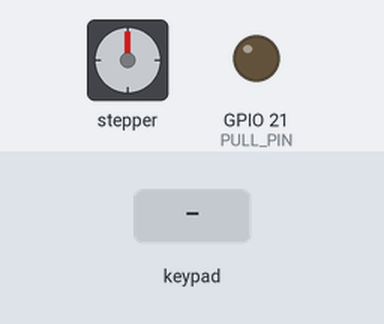
The sketch below on a simulated ESP32. Parts: stepper motor, output pins drawn as LEDs (lit = HIGH). Wiring (inferred from the names in the program): stepper motor driver (200 steps per turn assumed): step GPIO 19; direction GPIO 18; enable GPIO 5. Inputs (shaded band) come from the test bench. Nothing arrives over Bluetooth unless stated; pins used as bus, display or sensor lines are not drawn; what the sketch prints to the serial monitor is not drawn.

Above: at 1.2 s.
1.3 s: key 'R' pressed
At 4.0 s:
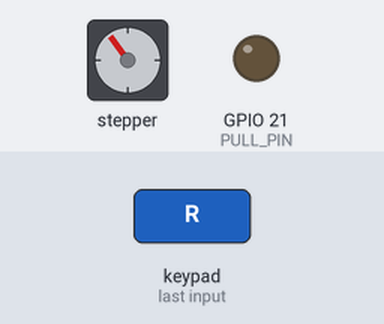
4.3 s: key 'R' pressed
At 6.9 s:
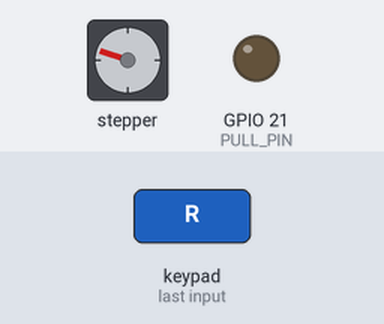
Timing chart, 0 to 8.4 s (numbered marks = the images above; inputs shaded):
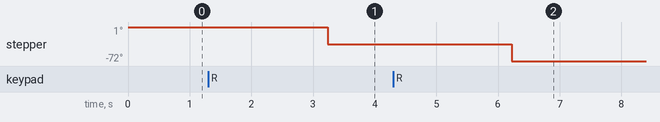

Measured:
- after the input at 1.3 s, stepper: turns 36° counter-clockwise, starting after 1.9 s
- after the input at 4.3 s, stepper: turns 36° counter-clockwise, starting after 1.9 s

The sketch:

esp32connectswithbluetooth.ino
```cpp
#include <PS4Controller.h>

#define EN_PIN 5
#define PULL_PIN 21
#define DIR_PIN 18
#define PULL_PIN2 19
#define DIR_PIN2 5
unsigned long lastTimeStamp = 0;

// Default settings
int speed = 200;       // Default speed in steps per second
int stepsToMove = 0;   // Number of steps to move
bool isMoving = false; // Flag to track if motor is moving
unsigned long lastStepTime = 0;
unsigned long stepInterval = 1000000 / speed; // Microseconds between steps

// String to hold incoming serial data
String inputString = "";
bool stringComplete = false;
void forward(){
  digitalWrite(PULL_PIN, HIGH);
  digitalWrite(DIR_PIN, HIGH);
  digitalWrite(EN_PIN, HIGH);
  delayMicroseconds(100000);
  digitalWrite(EN_PIN, LOW);
  digitalWrite(PULL_PIN, LOW);
  digitalWrite(DIR_PIN, LOW);
  delayMicroseconds(1000);
}
void backward(){
  digitalWrite(PULL_PIN2, HIGH);
  digitalWrite(DIR_PIN, HIGH);
  digitalWrite(EN_PIN, HIGH);
  delayMicroseconds(100000);
  digitalWrite(EN_PIN, LOW);
  digitalWrite(PULL_PIN2, LOW);
  digitalWrite(DIR_PIN, LOW);
  delayMicroseconds(1000);
}


void notify()
{
  // char messageString[200];
  // sprintf(messageString, "%4d,%4d,%4d,%4d,%3d,%3d,%3d,%3d,%3d,%3d,%3d,%3d,%3d,%3d,%3d,%3d,%3d,%3d,%3d,%3d,%3d,%3d,%3d,%3d",
  // PS4.LStickX(),
  // PS4.LStickY(),
  // PS4.RStickX(),
  // PS4.RStickY(),
  // PS4.Left(),
  // PS4.Down(),
  // PS4.Right(),
  // PS4.Up(),
  // PS4.Square(),
  // PS4.Cross(),
  // PS4.Circle(),
  // PS4.Triangle(),
  // PS4.L1(),
  // PS4.R1(),
  // PS4.L2(),
  // PS4.R2(),
  // PS4.Share(),
  // PS4.Options(),
  // PS4.PSButton(),
  // PS4.Touchpad(),
  // PS4.Charging(),
  // PS4.Audio(),
  // PS4.Mic(),
  // PS4.Battery());

  //Only needed to print the message properly on serial monitor. Else we dont need it.
  if (millis() - lastTimeStamp > 1)
  {
    // Serial.println(PS4.Cross());
    if(PS4.Left()==1){
      digitalWrite(PULL_PIN2, LOW);
      for(int i=0;i<20;i++){
        forward();
      }

    }
    if(PS4.Right()==1){
      digitalWrite(PULL_PIN2, HIGH);
      for(int i=0;i<20;i++){
        backward();
      }

    }

    lastTimeStamp = millis();
  }
}

void onConnect()
{
  Serial.println("Connected!.");
}

void onDisConnect()
{
  Serial.println("Disconnected!.");
}

void setup()
{
  // Set pin modes
  pinMode(EN_PIN, OUTPUT);
  pinMode(PULL_PIN, OUTPUT);
  pinMode(DIR_PIN, OUTPUT);
  pinMode(PULL_PIN2, OUTPUT);
  pinMode(DIR_PIN2, OUTPUT);

  Serial.begin(115200);
  PS4.attach(notify);
  PS4.attachOnConnect(onConnect);
  PS4.attachOnDisconnect(onDisConnect);
  PS4.begin();
  Serial.println("Ready.");
}

void loop()
{

}
```
